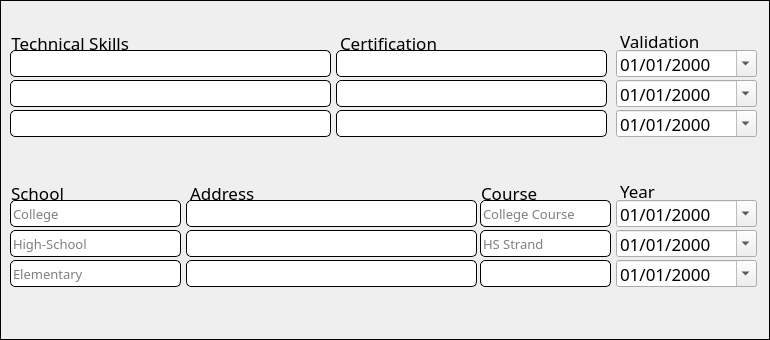
       <widget class="QFrame" name="groupEduInfo">
        <property name="geometry">
         <rect>
          <x>10</x>
          <y>1411</y>
          <width>770</width>
          <height>340</height>
         </rect>
        </property>
        <property name="styleSheet">
         <string notr="true">QFrame{
border: 1px solid black;
}

QLabel{
border: none;
}

QLineEdit{
background-color: rgb(255, 255, 255);
border-radius: 5px;
border: 1px solid black;
font-family: Poppins;
}</string>
        </property>
        <property name="frameShape">
         <enum>QFrame::StyledPanel</enum>
        </property>
        <property name="frameShadow">
         <enum>QFrame::Raised</enum>
        </property>
        <widget class="QWidget" name="techWidget" native="true">
         <property name="geometry">
          <rect>
           <x>0</x>
           <y>20</y>
           <width>770</width>
           <height>131</height>
          </rect>
         </property>
         <property name="styleSheet">
          <string notr="true">font-family: Poppins;</string>
         </property>
         <widget class="QLabel" name="validationLabel">
          <property name="geometry">
           <rect>
            <x>620</x>
            <y>10</y>
            <width>121</width>
            <height>21</height>
           </rect>
          </property>
          <property name="font">
           <font>
            <family>Poppins</family>
            <pointsize>13</pointsize>
           </font>
          </property>
          <property name="text">
           <string>Validation</string>
          </property>
         </widget>
         <widget class="QDateEdit" name="validationDate1">
          <property name="geometry">
           <rect>
            <x>616</x>
            <y>30</y>
            <width>141</width>
            <height>27</height>
           </rect>
          </property>
          <property name="font">
           <font>
            <family>Poppins</family>
            <pointsize>13</pointsize>
           </font>
          </property>
          <property name="styleSheet">
           <string notr="true"/>
          </property>
          <property name="displayFormat">
           <string>MM/dd/yyyy</string>
          </property>
          <property name="calendarPopup">
           <bool>true</bool>
          </property>
         </widget>
         <widget class="QDateEdit" name="validationDate1_2">
          <property name="geometry">
           <rect>
            <x>616</x>
            <y>60</y>
            <width>141</width>
            <height>27</height>
           </rect>
          </property>
          <property name="font">
           <font>
            <family>Poppins</family>
            <pointsize>13</pointsize>
           </font>
          </property>
          <property name="styleSheet">
           <string notr="true"/>
          </property>
          <property name="displayFormat">
           <string>MM/dd/yyyy</string>
          </property>
          <property name="calendarPopup">
           <bool>true</bool>
          </property>
         </widget>
         <widget class="QLabel" name="certiLabel">
          <property name="geometry">
           <rect>
            <x>340</x>
            <y>12</y>
            <width>151</width>
            <height>21</height>
           </rect>
          </property>
          <property name="font">
           <font>
            <family>Poppins</family>
            <pointsize>13</pointsize>
           </font>
          </property>
          <property name="text">
           <string>Certification</string>
          </property>
         </widget>
         <widget class="QLabel" name="techSkillLabel">
          <property name="geometry">
           <rect>
            <x>7</x>
            <y>12</y>
            <width>150</width>
            <height>21</height>
           </rect>
          </property>
          <property name="font">
           <font>
            <family>Poppins</family>
            <pointsize>13</pointsize>
           </font>
          </property>
          <property name="text">
           <string> Technical Skills</string>
          </property>
         </widget>
         <widget class="QDateEdit" name="validationDate1_3">
          <property name="geometry">
           <rect>
            <x>616</x>
            <y>90</y>
            <width>141</width>
            <height>27</height>
           </rect>
          </property>
          <property name="font">
           <font>
            <family>Poppins</family>
            <pointsize>13</pointsize>
           </font>
          </property>
          <property name="styleSheet">
           <string notr="true"/>
          </property>
          <property name="displayFormat">
           <string>MM/dd/yyyy</string>
          </property>
          <property name="calendarPopup">
           <bool>true</bool>
          </property>
         </widget>
         <widget class="QLineEdit" name="techSkillTextEdit">
          <property name="geometry">
           <rect>
            <x>10</x>
            <y>30</y>
            <width>321</width>
            <height>27</height>
           </rect>
          </property>
          <property name="text">
           <string/>
          </property>
         </widget>
         <widget class="QLineEdit" name="techSkillTextEdit_2">
          <property name="geometry">
           <rect>
            <x>10</x>
            <y>60</y>
            <width>321</width>
            <height>27</height>
           </rect>
          </property>
         </widget>
         <widget class="QLineEdit" name="techSkillTextEdit_3">
          <property name="geometry">
           <rect>
            <x>10</x>
            <y>90</y>
            <width>321</width>
            <height>27</height>
           </rect>
          </property>
         </widget>
         <widget class="QLineEdit" name="certiTextEdit1">
          <property name="geometry">
           <rect>
            <x>336</x>
            <y>30</y>
            <width>271</width>
            <height>27</height>
           </rect>
          </property>
         </widget>
         <widget class="QLineEdit" name="certiTextEdit1_2">
          <property name="geometry">
           <rect>
            <x>336</x>
            <y>60</y>
            <width>271</width>
            <height>27</height>
           </rect>
          </property>
         </widget>
         <widget class="QLineEdit" name="certiTextEdit1_3">
          <property name="geometry">
           <rect>
            <x>336</x>
            <y>90</y>
            <width>271</width>
            <height>27</height>
           </rect>
          </property>
         </widget>
        </widget>
        <widget class="QWidget" name="schoolWidget" native="true">
         <property name="geometry">
          <rect>
           <x>0</x>
           <y>170</y>
           <width>770</width>
           <height>131</height>
          </rect>
         </property>
         <property name="styleSheet">
          <string notr="true">font-family: Poppins;</string>
         </property>
         <widget class="QLabel" name="schoolYear_2">
          <property name="geometry">
           <rect>
            <x>620</x>
            <y>10</y>
            <width>121</width>
            <height>21</height>
           </rect>
          </property>
          <property name="font">
           <font>
            <family>Poppins</family>
            <pointsize>13</pointsize>
           </font>
          </property>
          <property name="text">
           <string>Year</string>
          </property>
         </widget>
         <widget class="QDateEdit" name="schoolYear">
          <property name="geometry">
           <rect>
            <x>616</x>
            <y>30</y>
            <width>141</width>
            <height>27</height>
           </rect>
          </property>
          <property name="font">
           <font>
            <family>Poppins</family>
            <pointsize>13</pointsize>
           </font>
          </property>
          <property name="styleSheet">
           <string notr="true"/>
          </property>
          <property name="displayFormat">
           <string>MM/dd/yyyy</string>
          </property>
          <property name="calendarPopup">
           <bool>true</bool>
          </property>
         </widget>
         <widget class="QDateEdit" name="schoolYear2">
          <property name="geometry">
           <rect>
            <x>616</x>
            <y>60</y>
            <width>141</width>
            <height>27</height>
           </rect>
          </property>
          <property name="font">
           <font>
            <family>Poppins</family>
            <pointsize>13</pointsize>
           </font>
          </property>
          <property name="styleSheet">
           <string notr="true"/>
          </property>
          <property name="displayFormat">
           <string>MM/dd/yyyy</string>
          </property>
          <property name="calendarPopup">
           <bool>true</bool>
          </property>
         </widget>
         <widget class="QLabel" name="addressLabel">
          <property name="geometry">
           <rect>
            <x>190</x>
            <y>12</y>
            <width>151</width>
            <height>21</height>
           </rect>
          </property>
          <property name="font">
           <font>
            <family>Poppins</family>
            <pointsize>13</pointsize>
           </font>
          </property>
          <property name="text">
           <string>Address</string>
          </property>
         </widget>
         <widget class="QLabel" name="schoolLabel">
          <property name="geometry">
           <rect>
            <x>11</x>
            <y>12</y>
            <width>150</width>
            <height>21</height>
           </rect>
          </property>
          <property name="font">
           <font>
            <family>Poppins</family>
            <pointsize>13</pointsize>
           </font>
          </property>
          <property name="text">
           <string>School</string>
          </property>
         </widget>
         <widget class="QDateEdit" name="schoolYear3">
          <property name="geometry">
           <rect>
            <x>616</x>
            <y>90</y>
            <width>141</width>
            <height>27</height>
           </rect>
          </property>
          <property name="font">
           <font>
            <family>Poppins</family>
            <pointsize>13</pointsize>
           </font>
          </property>
          <property name="styleSheet">
           <string notr="true"/>
          </property>
          <property name="displayFormat">
           <string>MM/dd/yyyy</string>
          </property>
          <property name="calendarPopup">
           <bool>true</bool>
          </property>
         </widget>
         <widget class="QPlainTextEdit" name="courseTextEdit3">
          <property name="geometry">
           <rect>
            <x>480</x>
            <y>90</y>
            <width>131</width>
            <height>27</height>
           </rect>
          </property>
          <property name="font">
           <font>
            <family>Poppins</family>
            <pointsize>10</pointsize>
           </font>
          </property>
          <property name="styleSheet">
           <string notr="true">background-color: rgb(255, 255, 255);
border-radius: 5px;
border: 1px solid black;</string>
          </property>
          <property name="verticalScrollBarPolicy">
           <enum>Qt::ScrollBarAlwaysOff</enum>
          </property>
          <property name="readOnly">
           <bool>true</bool>
          </property>
         </widget>
         <widget class="QLabel" name="courseLabel">
          <property name="geometry">
           <rect>
            <x>481</x>
            <y>12</y>
            <width>131</width>
            <height>21</height>
           </rect>
          </property>
          <property name="font">
           <font>
            <family>Poppins</family>
            <pointsize>13</pointsize>
           </font>
          </property>
          <property name="text">
           <string>Course</string>
          </property>
         </widget>
         <widget class="QLineEdit" name="collegeTextEdit">
          <property name="geometry">
           <rect>
            <x>10</x>
            <y>30</y>
            <width>171</width>
            <height>27</height>
           </rect>
          </property>
          <property name="font">
           <font>
            <family>Poppins</family>
            <pointsize>10</pointsize>
           </font>
          </property>
          <property name="text">
           <string/>
          </property>
          <property name="placeholderText">
           <string>College</string>
          </property>
         </widget>
         <widget class="QLineEdit" name="highTextEdit">
          <property name="geometry">
           <rect>
            <x>10</x>
            <y>60</y>
            <width>171</width>
            <height>27</height>
           </rect>
          </property>
          <property name="font">
           <font>
            <family>Poppins</family>
            <pointsize>10</pointsize>
           </font>
          </property>
          <property name="text">
           <string/>
          </property>
          <property name="placeholderText">
           <string>High-School</string>
          </property>
         </widget>
         <widget class="QLineEdit" name="elemTextEdit">
          <property name="geometry">
           <rect>
            <x>10</x>
            <y>90</y>
            <width>171</width>
            <height>27</height>
           </rect>
          </property>
          <property name="font">
           <font>
            <family>Poppins</family>
            <pointsize>10</pointsize>
           </font>
          </property>
          <property name="text">
           <string/>
          </property>
          <property name="placeholderText">
           <string>Elementary</string>
          </property>
         </widget>
         <widget class="QLineEdit" name="addressTextEdit">
          <property name="geometry">
           <rect>
            <x>186</x>
            <y>30</y>
            <width>291</width>
            <height>27</height>
           </rect>
          </property>
          <property name="font">
           <font>
            <family>Poppins</family>
            <pointsize>10</pointsize>
           </font>
          </property>
          <property name="text">
           <string/>
          </property>
          <property name="placeholderText">
           <string/>
          </property>
         </widget>
         <widget class="QLineEdit" name="addressTextEdit2">
          <property name="geometry">
           <rect>
            <x>186</x>
            <y>60</y>
            <width>291</width>
            <height>27</height>
           </rect>
          </property>
          <property name="font">
           <font>
            <family>Poppins</family>
            <pointsize>10</pointsize>
           </font>
          </property>
          <property name="text">
           <string/>
          </property>
          <property name="placeholderText">
           <string/>
          </property>
         </widget>
         <widget class="QLineEdit" name="addressTextEdit3">
          <property name="geometry">
           <rect>
            <x>186</x>
            <y>90</y>
            <width>291</width>
            <height>27</height>
           </rect>
          </property>
          <property name="font">
           <font>
            <family>Poppins</family>
            <pointsize>10</pointsize>
           </font>
          </property>
          <property name="text">
           <string/>
          </property>
          <property name="readOnly">
           <bool>false</bool>
          </property>
          <property name="placeholderText">
           <string/>
          </property>
         </widget>
         <widget class="QLineEdit" name="courseTextEdit">
          <property name="geometry">
           <rect>
            <x>480</x>
            <y>30</y>
            <width>131</width>
            <height>27</height>
           </rect>
          </property>
          <property name="font">
           <font>
            <family>Poppins</family>
            <pointsize>10</pointsize>
           </font>
          </property>
          <property name="text">
           <string/>
          </property>
          <property name="placeholderText">
           <string>College Course</string>
          </property>
         </widget>
         <widget class="QLineEdit" name="courseTextEdit2">
          <property name="geometry">
           <rect>
            <x>480</x>
            <y>60</y>
            <width>131</width>
            <height>27</height>
           </rect>
          </property>
          <property name="font">
           <font>
            <family>Poppins</family>
            <pointsize>10</pointsize>
           </font>
          </property>
          <property name="text">
           <string/>
          </property>
          <property name="placeholderText">
           <string>HS Strand</string>
          </property>
         </widget>
         <zorder>courseLabel</zorder>
         <zorder>schoolYear_2</zorder>
         <zorder>schoolYear</zorder>
         <zorder>schoolYear2</zorder>
         <zorder>addressLabel</zorder>
         <zorder>schoolLabel</zorder>
         <zorder>schoolYear3</zorder>
         <zorder>courseTextEdit3</zorder>
         <zorder>collegeTextEdit</zorder>
         <zorder>highTextEdit</zorder>
         <zorder>elemTextEdit</zorder>
         <zorder>addressTextEdit</zorder>
         <zorder>addressTextEdit2</zorder>
         <zorder>addressTextEdit3</zorder>
         <zorder>courseTextEdit</zorder>
         <zorder>courseTextEdit2</zorder>
        </widget>
       </widget>
